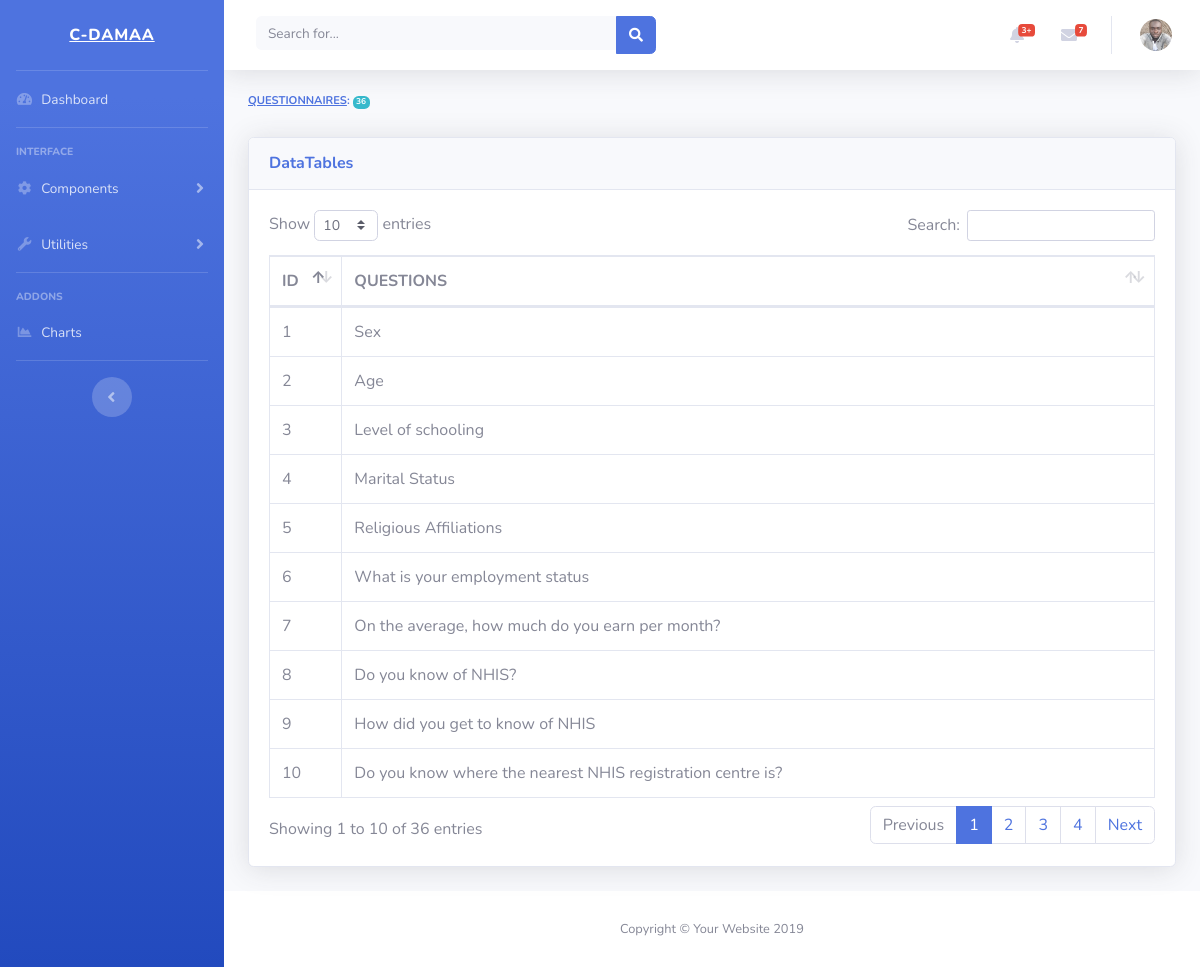
Screenshot of /admin/question.php with the database file from the repository.
### tables this page shows
CREATE TABLE `question` (
  `id` int(255) NOT NULL,
  `question` varchar(255) NOT NULL
);

### admin/question.php (the view, shortened to what this page needs)
<!DOCTYPE html>
<html lang="en">
<head>
  <link href="vendor/fontawesome-free/css/all.min.css" rel="stylesheet" type="text/css">
  <link href="css/sb-admin-2.min.css" rel="stylesheet">
  <link href="vendor/datatables/dataTables.bootstrap4.min.css" rel="stylesheet">
</head>
<body id="page-top">
  <div id="wrapper">
    <ul class="navbar-nav bg-gradient-primary sidebar sidebar-dark accordion" id="accordionSidebar">
     <a class="sidebar-brand d-flex align-items-center justify-content-center" href="home.php">
        <div class="sidebar-brand-text mx-3"><u>C-DAMAA</u></div>
      </a>
      <hr class="sidebar-divider my-0">
      <li class="nav-item">
        <a class="nav-link" href="home.php">
          <i class="fas fa-fw fa-tachometer-alt"></i>
          <span>Dashboard</span></a>
      </li>
      <hr class="sidebar-divider">
      <div class="sidebar-heading">
        Interface
      </div>
      <li class="nav-item">
        <a class="nav-link collapsed" href="#" data-toggle="collapse" data-target="#collapseTwo" aria-expanded="true" aria-controls="collapseTwo">
          <i class="fas fa-fw fa-cog"></i>
          <span>Components</span>
        </a>
      </li>
      <li class="nav-item">
        <a class="nav-link collapsed" href="#" data-toggle="collapse" data-target="#collapseUtilities" aria-expanded="true" aria-controls="collapseUtilities">
          <i class="fas fa-fw fa-wrench"></i>
          <span>Utilities</span>
        </a>
      </li>
      <hr class="sidebar-divider">
      <div class="sidebar-heading">
        Addons
      </div>
      <li class="nav-item">
        <a class="nav-link" href="charts.html">
          <i class="fas fa-fw fa-chart-area"></i>
          <span>Charts</span></a>
      </li>
      <hr class="sidebar-divider d-none d-md-block">
      <div class="text-center d-none d-md-inline">
        <button class="rounded-circle border-0" id="sidebarToggle"></button>
      </div>
    </ul>
    <div id="content-wrapper" class="d-flex flex-column">
      <div id="content">
        <nav class="navbar navbar-expand navbar-light bg-white topbar mb-4 static-top shadow">
          <form class="d-none d-sm-inline-block form-inline mr-auto ml-md-3 my-2 my-md-0 mw-100 navbar-search">
            <div class="input-group">
              <input type="text" class="form-control bg-light border-0 small" placeholder="Search for..." aria-label="Search" aria-describedby="basic-addon2">
              <div class="input-group-append">
                <button class="btn btn-primary" type="button">
                  <i class="fas fa-search fa-sm"></i>
                </button>
              </div>
            </div>
          </form>
          <ul class="navbar-nav ml-auto">
            <li class="nav-item dropdown no-arrow mx-1">
              <a class="nav-link dropdown-toggle" href="#" id="alertsDropdown" role="button" data-toggle="dropdown" aria-haspopup="true" aria-expanded="false">
                <i class="fas fa-bell fa-fw"></i>
                <span class="badge badge-danger badge-counter">3+</span>
              </a>
            </li>
            <li class="nav-item dropdown no-arrow mx-1">
              <a class="nav-link dropdown-toggle" href="#" id="messagesDropdown" role="button" data-toggle="dropdown" aria-haspopup="true" aria-expanded="false">
                <i class="fas fa-envelope fa-fw"></i>
                <span class="badge badge-danger badge-counter">7</span>
              </a>
            </li>
            <li class="nav-item dropdown no-arrow">
              <a class="nav-link dropdown-toggle" href="#" id="userDropdown" role="button" data-toggle="dropdown" aria-haspopup="true" aria-expanded="false">
                <img class="img-profile rounded-circle" src="img/m.jpg">
              </a>
            </li>
          </ul>
        </nav>
        <?php
          $que = mysql_query("Select * from `data_collect`.`question`") or die(mysql_error());
          $que = mysql_num_rows($que);
        ?>
        <div class="container-fluid">
          <h1 class="text-xs font-weight-bold text-primary text-uppercase mb-1"><u>Questionnaires</u>:
          	<span class="badge badge-info badge-counter"><?php echo $que;?></span>
          </h1><br>
          <div class="card shadow mb-4">
            <div class="card-header py-3">
              <h6 class="m-0 font-weight-bold text-primary">DataTables</h6>
            </div>
            <div class="card-body">
              <div class="table-responsive">
                <table class="table table-bordered" id="dataTable" width="100%" cellspacing="0">
                  <thead>
                    <tr>
                      <th>ID</th>
                      <th>QUESTIONS</th>
                    </tr>
                  </thead>
                  <tbody>
                  	<?php
                  	$re = mysql_query("Select * from `data_collect`.`question`") or die(mysql_error());
                  	while($row =mysql_fetch_assoc($re)){
                  				echo "<tr>";
                  			  echo"<td>".$row['id'] ."</td>";
                  				echo"<td>".$row['question']."</td>";
                  				echo "</tr>";
                  			}
                  	?>
                  </tbody>
                </table>
              </div>
            </div>
          </div>
        </div>
      </div>
      <footer class="sticky-footer bg-white">
        <div class="container my-auto">
          <div class="copyright text-center my-auto">
            <span>Copyright &copy; Your Website 2019</span>
          </div>
        </div>
      </footer>
    </div>
  </div>
</body>
</html>

### rows the page displays
question: id "1", question "Sex"
question: id "2", question "Age"
question: id "3", question "Level of schooling"
question: id "4", question "Marital Status"
question: id "5", question "Religious Affiliations"
question: id "6", question "What is your employment status"
question: id "7", question "On the average, how much do you earn per month?"
question: id "8", question "Do you know of NHIS?"
question: id "9", question "How did you get to know of NHIS"
question: id "10", question "Do you know where the nearest NHIS registration centre is?"

### other values shown
$que "36"
